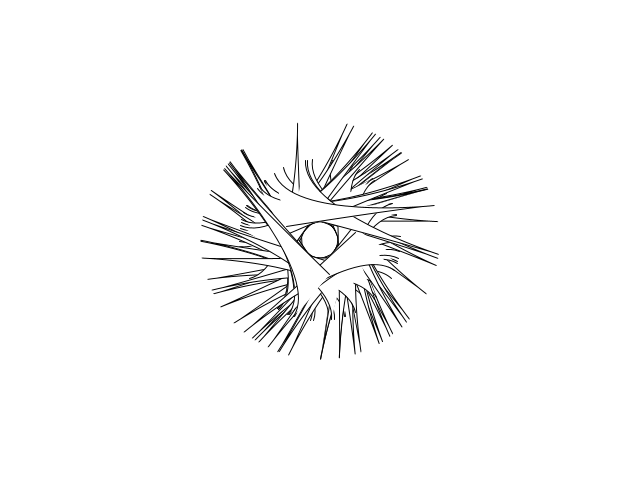
Frame 1 (no input)
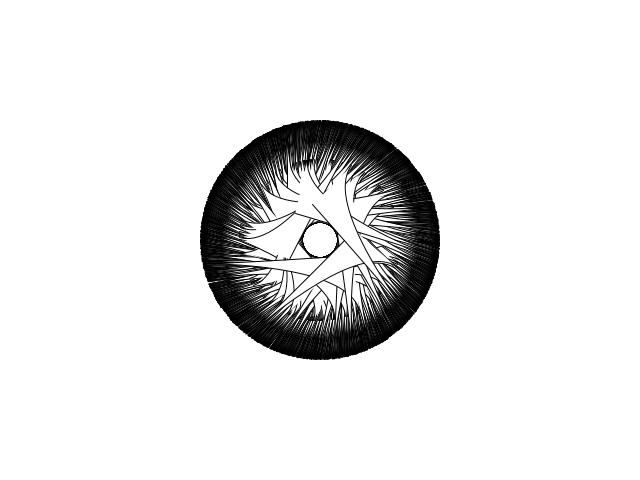
Frame 60 (the mouse pressed at the canvas centre just before this capture)
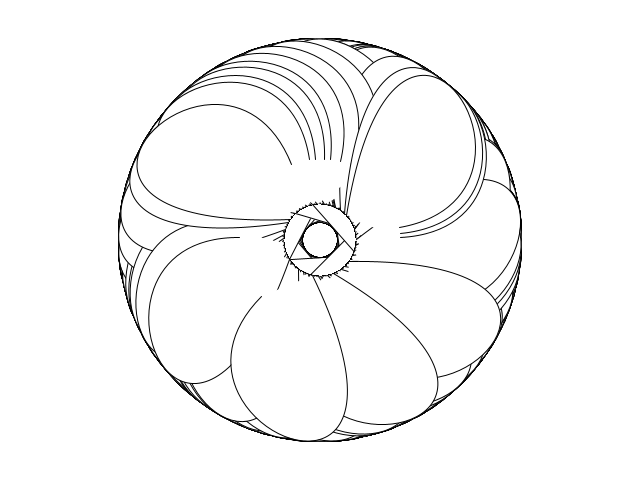
Frame 120 (the mouse held since frame 60 and released just before this capture)

The Processing sketch that drew these frames (run headless with seeded random() and noise(); from frame 60 on, the mouse is pressed at the canvas centre):

// Processing sketch: processing_85665
// ── processing_85665.pde

void setup(){
 
  size(640,480);
  background(255);
   
  rectMode(CENTER);
 
}
 
int a = 10;
int b = 50;
int c = 70;
int d = 96;
 
int i=0;
 
void draw(){
   
  a = mouseX * 2 -300;
  b = mouseY /3 +20;
  c = mouseX *2;
  d = mouseY;
fill(255);
translate (width/2, height/2);

for (int i=50; i<720; i+=10){
  rotate(radians(random(10,360)));
  
  beginShape();
  vertex(30,20);
  bezierVertex(a, 0, b, d, 30, 75);
  endShape();
}

println(mouseX);

  i++;
   
}
